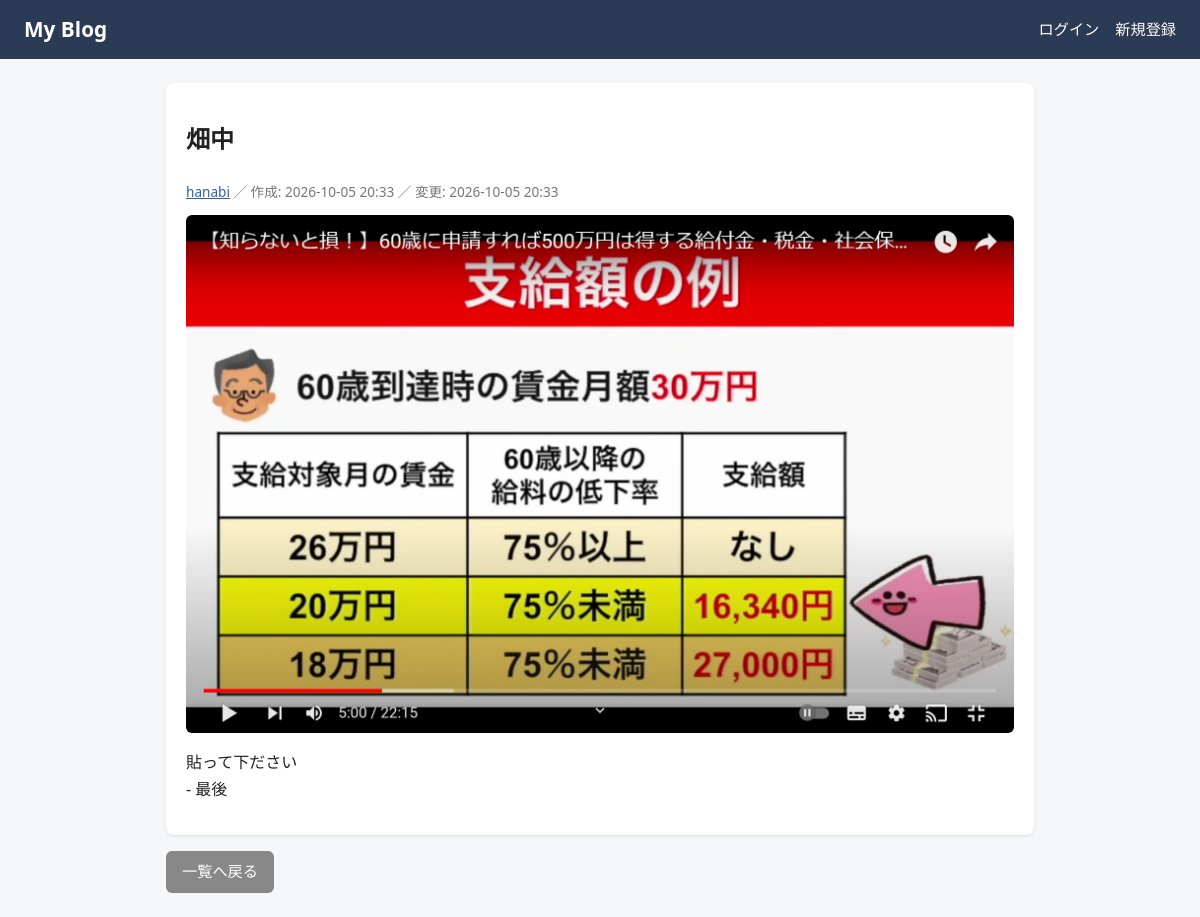
The page /post/51 on the database its author committed.
### blog/models.py (models this page shows)
class Post(db.Model):
    __tablename__ = "posts"
    id = db.Column(db.Integer, primary_key=True)
    userid = db.Column(db.String(50), nullable=False, index=True)
    title = db.Column(db.String(200), nullable=False)
    body = db.Column(db.Text, nullable=False)  # Markdown
    image_filename = db.Column(db.String(255), nullable=True)
    created_at = db.Column(db.DateTime, nullable=False, default=datetime.now)
    updated_at = db.Column(
        db.DateTime, nullable=False, default=datetime.now, onupdate=datetime.now
    )

### blog/routes.py (the view)
@bp.route("/post/<int:post_id>")
def detail(post_id):
    post = db.get_or_404(Post, post_id)
    return render_template("detail.html", post=post)

### app.py (called while the page is built)
def _csrf_protect():
    if request.method in ("POST", "PUT", "PATCH", "DELETE"):
        sent = (request.form.get("csrf_token") or "").encode("utf-8")
        expected = (session.get("_csrf") or "").encode("utf-8")
        if not expected or not hmac.compare_digest(sent, expected):
            abort(400)

### auth/routes.py (called while the page is built)
@bp.before_app_request
def load_logged_in_user():
    g.user = None
    user_id = session.get("user_id")
    if user_id is not None:
        user = db.session.get(User, user_id)
        if user is not None and not user.is_deleted:
            g.user = user
        else:
            session.pop("user_id", None)

@bp.app_context_processor
def inject_current_user():
    return {"current_user": g.get("user")}

### blog/utils.py (called while the page is built, shortened)
def render_markdown(text):
    html_text = md.markdown(text or "", extensions=MD_EXTENSIONS + [_SafeMarkdown()])
    return Markup(html_text)

def format_datetime(value, fmt="%Y-%m-%d %H:%M"):
    return value.strftime(fmt) if value else ""

    def run(self, root):
        for el in root.iter():
            allowed = ALLOWED_ATTRS.get(el.tag, set())

    def extendMarkdown(self, md_instance):
        md_instance.preprocessors.deregister("html_block", strict=False)
        md_instance.inlinePatterns.deregister("html", strict=False)
        md_instance.treeprocessors.register(
            _SafeTreeprocessor(md_instance), "safe_output", 0
        )

### templates/detail.html (shortened to what this page needs)
{% extends "base.html" %}
{% block content %}
<article class="card">
  <h1>{{ post.title }}</h1>
  <p class="meta">
    <a href="{{ url_for('blog.index', userid=post.userid) }}">{{ post.userid }}</a>
    ／ 作成: {{ post.created_at | dt }} ／ 変更: {{ post.updated_at | dt }}
  </p>
  {% if post.image_filename %}
    <img class="post-image" alt="{{ post.title }}"
         src="{{ url_for('static', filename='uploads/' ~ post.image_filename) }}">
  {% endif %}
  <div class="markdown-body">{{ post.body | markdown }}</div>
</article>
<div class="actions">
  <a class="btn secondary" href="{{ url_for('blog.index') }}">一覧へ戻る</a>
</div>
{% endblock %}

### static/css/style.css (style rules this page uses)
* { box-sizing: border-box; }
body { margin: 0; font-family: system-ui, -apple-system, "Hiragino Sans", "Noto Sans JP", sans-serif; background: #f5f6f8; color: #222; line-height: 1.7; }
a { color: #2f5fb3; }
.card { background: #fff; padding: 16px 20px; margin-bottom: 16px; border-radius: 8px; box-shadow: 0 1px 3px rgba(0,0,0,.1); }
.meta { color: #777; font-size: .85rem; margin: 0 0 8px; }
.btn { display: inline-block; padding: 8px 16px; background: #3b6fd4; color: #fff; border: none; border-radius: 6px; font-size: .95rem; font-family: inherit; text-decoration: none; cursor: pointer; }
.btn.secondary { background: #888; }
.actions { display: flex; flex-wrap: wrap; gap: 8px; align-items: center; margin-top: 16px; }
.post-image { display: block; max-width: 100%; height: auto; border-radius: 6px; margin: 12px 0; }

### rows shown on the page
Post: title "畑中", userid "hanabi", created_at|dt "2026-10-05 20:33", updated_at|dt "2026-10-05 20:33", image_filename (picture), body "貼って下ださい - 最後"
